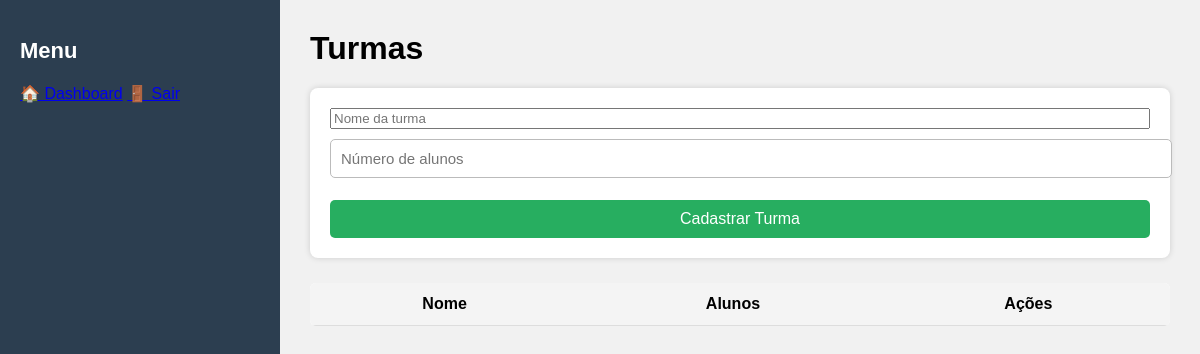
/turmas (signed in), run on an earlier commit of the app's database.
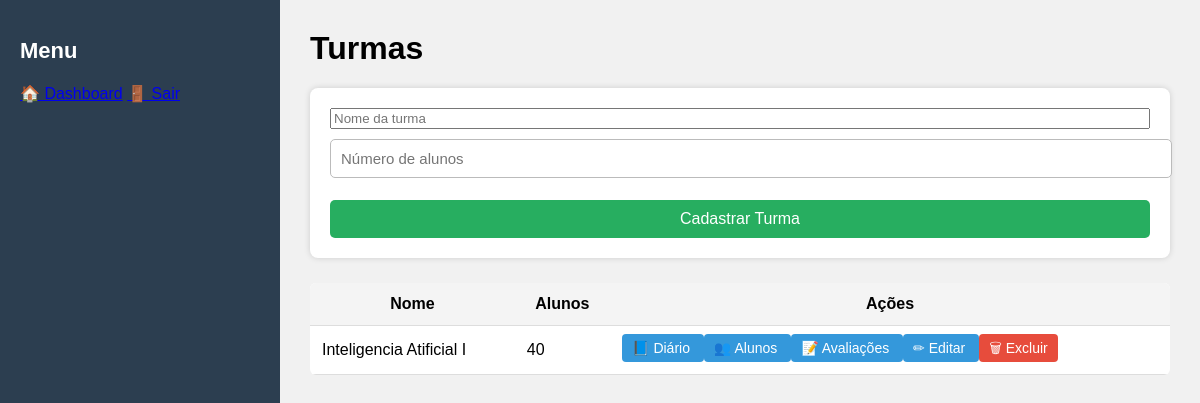
And on a later commit of the database.
### tables this page shows
CREATE TABLE turmas (
    id INTEGER PRIMARY KEY AUTOINCREMENT,
    nome TEXT NOT NULL,
    alunos INTEGER NOT NULL
);

### app.py (the view)
@app.route('/turmas')
def turmas_page():
    if 'usuario' not in session:
        return redirect('/login')
    rows = get_db().execute("SELECT * FROM turmas").fetchall()
    return render_template(
        'turmas.html',
        turmas=rows,
        tipo=session.get('tipo')
    )

### app.py (called while the page is built)
def get_db():
    if "db" not in g:
        g.db = sqlite3.connect(DATABASE)
        g.db.row_factory = sqlite3.Row
    return g.db

### templates/turmas.html (shortened to what this page needs)
<!DOCTYPE html>
<html lang="pt-BR">
<head>
    <link rel="stylesheet" href="/static/styles.css">
</head>
<body>
<div class="layout">
    <aside class="sidebar">
        <h2>Menu</h2>
        <a href="/">🏠 Dashboard</a>
        <a href="/logout">🚪 Sair</a>
    </aside>
    <main>
        <h1>Turmas</h1>
        <form class="card" method="POST" action="/turmas/criar">
            <input name="nome" placeholder="Nome da turma" required>
            <input name="alunos" type="number" placeholder="Número de alunos" required>
            <button class="btn-primary">Cadastrar Turma</button>
        </form>
        <table class="data-table">
            <tr>
                <th>Nome</th>
                <th>Alunos</th>
                <th>Ações</th>
            </tr>
            {% for t in turmas %}
            <tr>
                <td>{{ t.nome }}</td>
                <td>{{ t.alunos }}</td>
                <td>
                    <a class="btn-action" href="/turmas/{{ t.id }}/diario">
                        📘 Diário
                    </a>
                    <a class="btn-action" href="/turmas/{{ t.id }}/alunos">
                        👥 Alunos
                    </a>
                    <a class="btn-action" href="/turmas/{{ t.id }}/avaliacoes">
                        📝 Avaliações
                    </a>
                    <a class="btn-action" href="/turmas/editar/{{ t.id }}">
                        ✏ Editar
                    </a>
                    <a class="btn-action delete" href="/turmas/excluir/{{ t.id }}">
                        🗑 Excluir
                    </a>
                </td>
            </tr>
            {% endfor %}
        </table>
    </main>
</div>
</body>
</html>

What changed in the data, as far as the page shows it:
added turmas: nome "Inteligencia Atificial I", alunos "40"
